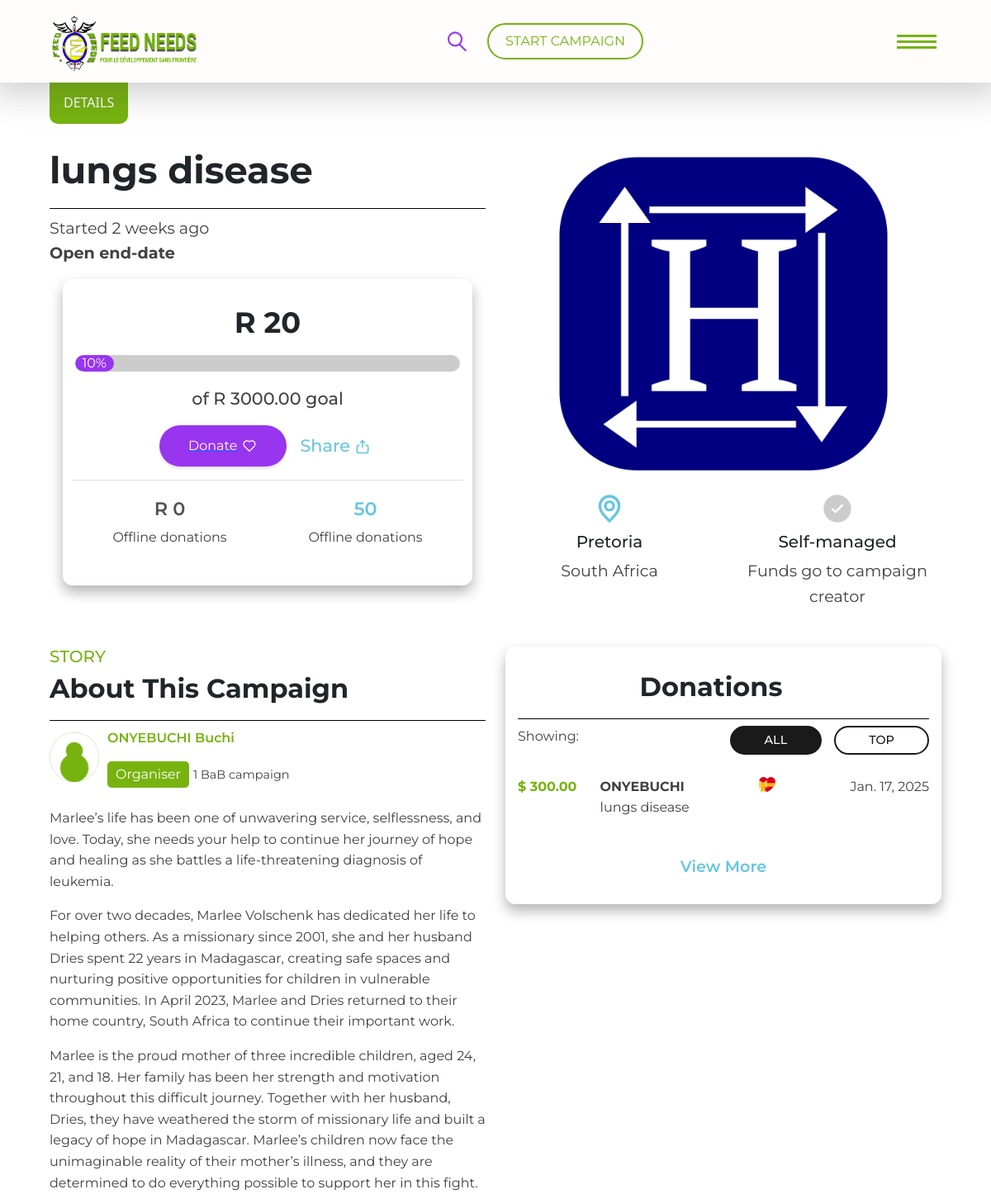
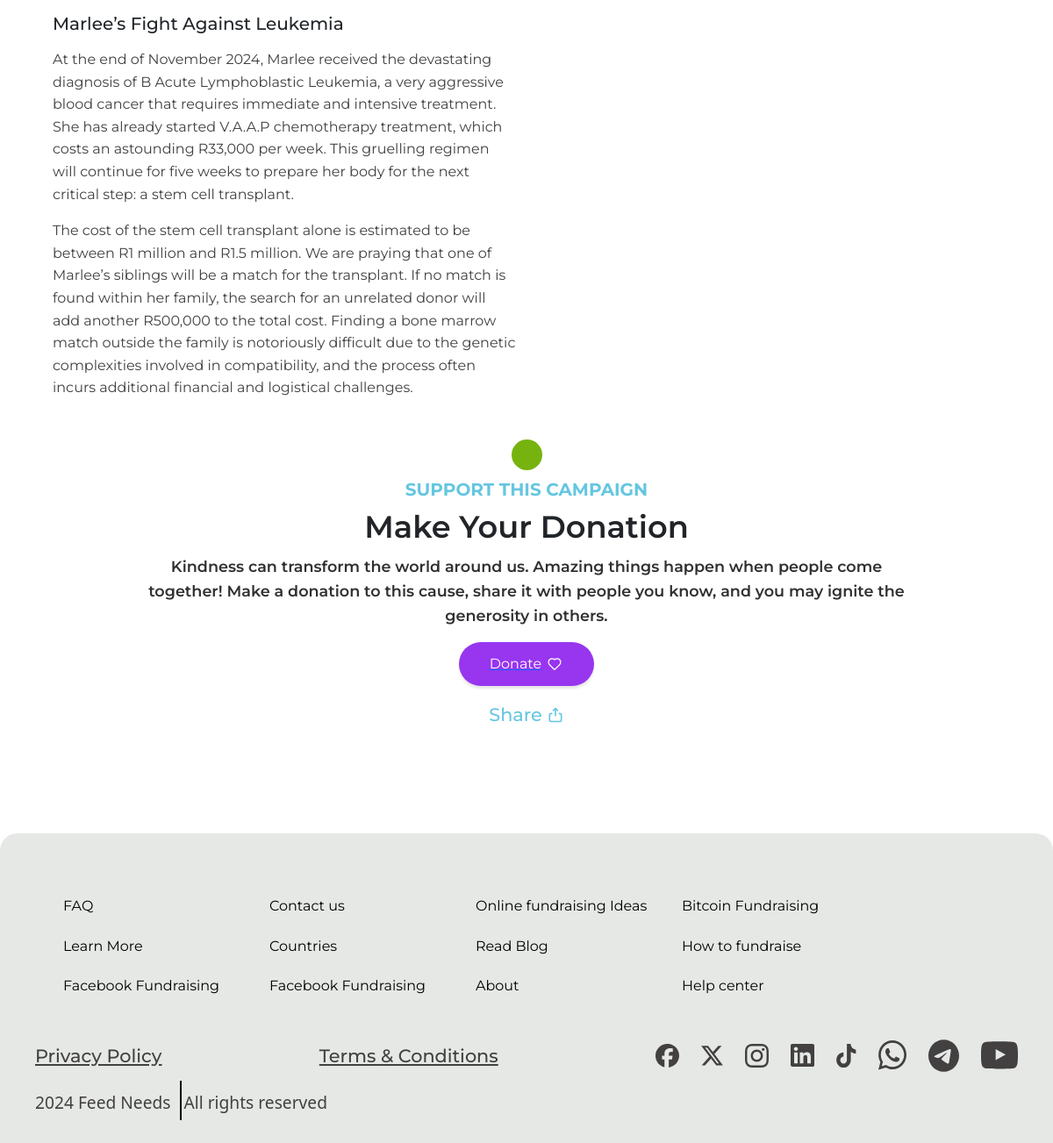
The app's page /details/yKRNaapviVwRSyyCX8Uu2heZJ8I1RiaU/ (signed in) with its own data (2 pictures, top to bottom).
### base/models.py (models this page shows, shortened)
class Campaign(models.Model):
    CATEGORY_CHOICES = [
        ('organisation/charity/npo/pbo', 'Organisation/Charity/NPO/PBO'),
        ('in loving memory of', 'In Loving Memory Of'),
        ('fire/drought/disaster/support', 'Fire/Drought/Disaster/Support'),
        ('education & training', 'Education & Training'),
        ('sport', 'sport'),
        ('Social welfare/commnity development/support', 'Social Welfare/Commnity Development/Support'),
        ('youth', 'youth'),
        ('arts & culture', 'Arts & Culture'),
        ('Nature conservation', 'Nature Conservation'),
        ('Animal Welfare/outreach', 'Animal Welfare/Outreach'),
        ('Vehicle', 'Vehicle'),
        ('Home', 'Home'),
        ('Business/App', 'Business/App'),
        ('legal', 'Legal'),
        ('Other', 'Other'),
    ]
    EVENT_CHOICE  = [
        ('aQuelle Midmar Mile 2025', 'aQuelle Midmar Mile 2025'),
        ('Hyrox johannesburg|Season 24/25', 'Hyrox johannesburg|Season 24/25'),
        ('vusa24', 'vusa24'),
        ('Comrades 2024', 'Comrades 2024'),
        ('WESEEYOU EVENT', 'WESEEYOU EVENT'),
        ('AMASHOVA DURBA CLASSIC', 'AMASHOVA DURBA CLASSIC'),
        ('IRONMAN 70.3 -2024', 'IRONMAN 70.3 -2024'),
        ('ANNUAL KIDS CHRISTMAS PARTY', 'ANNUAL KIDS CHRISTMAS PARTY'),
        ('aQuelle Midmar Mile 2025', 'aQuelle Midmar Mile 2025'),
    ]
    SECTOR_CHOICE = [
        ('child welfare','Child Welfare'),
        ('education','Education'),
        ('Community development','Community Development'),
        ('Environmental','Environmental'),
        ('Health','Health'),
        ('medical','Medical'),
    ]
    campaign_name = models.CharField( max_length=50)
    monetary = models.DecimalField( max_digits=15, decimal_places=2)
    category = models.CharField(max_length=100 , choices= CATEGORY_CHOICES)
    story = models.TextField()
    sector = models.CharField(max_length=100, choices=SECTOR_CHOICE, null=True)
    event = models.CharField(max_length=100, choices=EVENT_CHOICE)
    start_date = models.DateTimeField(auto_now_add=True)
    end_date = models.DateTimeField(auto_now_add=True)
    images = models.ImageField(upload_to='images/')
    video_url = models.URLField(max_length=1000 , blank=True)
    social_link  = models.URLField( max_length=1000, blank=True)
    address = models.CharField(max_length=100,null=True)
    address1 = models.CharField(max_length=100)
    city  = models.CharField( max_length=100)
    zipcode = models.CharField( max_length=50)
    state = models.CharField(max_length=50)
    country = CountryField(blank_label='(select country)', null=True, blank=True)
    organization_payment = models.BooleanField(default=False)
    single_payment = models.BooleanField(default=False)
    is_featured = models.BooleanField(default=False)
    user = models.ForeignKey(CustomUser, on_delete=models.CASCADE,blank=True,null=True)
    goal = models.DecimalField(max_digits=10, decimal_places=2,default=0.00)
    token = models.CharField( max_length=32, unique=True, blank=True, default=generate_unique_token)
    is_launch =models.BooleanField(default=False)
    is_status = models.BooleanField(default=False)
    is_emergency =models.BooleanField(default=False)

class CustomUser(AbstractUser):
    phone_number = models.CharField(max_length=15, null=True, blank=True)

class Donation(models.Model):
    user = models.ForeignKey(CustomUser, on_delete=models.CASCADE, related_name="donations")
    campaign = models.ForeignKey("Campaign", on_delete=models.CASCADE, related_name="donations")
    amount = models.DecimalField(max_digits=15, decimal_places=2, default=Decimal('0.00'))
    message = models.TextField(blank=True, null=True)  # Optional message from the donor
    created_at = models.DateTimeField(auto_now_add=True)

### base/views.py (the view)
# urls.py: path('details/<str:token>/',details,name="details"),
@login_required(login_url="login")
def details(request, token):
    campaign_details = get_object_or_404(Campaign, token=token)
    donation = Donation.objects.filter(campaign=campaign_details)
    total_donations = campaign_details.donations.aggregate(Sum('amount'))['amount__sum'] or 0
    percentage_achieved = (
        (total_donations / campaign_details.monetary) * 100
        if campaign_details.monetary > 0 else 0
    )
    context = {
        'campaign_details': campaign_details,
        'total_donations': total_donations,
        'percentage_achieved': percentage_achieved,
        'donation':donation
    }
    return render(request, 'details.html', context)

### base/templates/details.html (shortened to what this page needs)
{% extends "base2.html" %}
{% block content %}
{% load static %}
<head>
	<link
		href="https://cdn.jsdelivr.net/npm/bootstrap@5.3.3/dist/css/bootstrap.min.css"
		rel="stylesheet"
	/>
</head>
		<main class="light-bg-clr pd-down">
			<span class="page-highlight-span">DETAILS</span>
			<div class="details-wrapper">
				<section>
					<div class="row details-hero-section">
						<div class="col-lg-6 content-div">
							<div class="details-title-container">
								<h1 class="details-title-text">{{campaign_details.campaign_name}}</h2>
							</div>
							<span class="details smaller-text fw-400 mt-2">Started {{campaign_details.start_date|timesince}} ago</span>
							<span class="details smaller-text fw-700">Open end-date</span>
							<div class="details-donation-cta-section mt-3 px-md-3">
								<div class="util-box-container">
									<h3 class="text-center donation-price-head-text page-sub-head fw-700">R 20</h3>
									<div data-percent="{{ percentage_achieved|floatformat:0 }}" class="percent-bar my-3 percent-progress">
										<span class="percent-val percent-progress-bar flex-center">{{ percentage_achieved|floatformat:0 }}%</span>
									</div>
									<p class="text-center donation-price-text">of R {{campaign_details.monetary}} goal</p>
									<div class="btn-container flex-center gp-10 my-3">
										<a href="{% url 'donate' campaign_details.token  %}"><button class="donate-btn flex gp-5">
											<span class="text">Donate</span>
											<span class="icon flex-center">
												<img src="{% static '../static/img/svg/love-icon.svg' %}" alt="love icon by svgrepo">
											</span>
										</button>
									</a>
										<button class="share-btn flex gp-5">
											<span class="text">Share</span>
											<span class="icon">
											</span>
										</button>
									</div>
									<div class="donors-details-wrapper px-2">
										<div class="donors-details-container row">
											<div class="donor-item pt-3 flex-column justify-center offline col-md-6">
												<h5>R 0</h5>
												<p class="donor-item-text">Offline donations</p>
											</div>
											<div class="donor-item pt-3 flex-column justify-center unique col-md-6">
												<h5>50</h5>
												<p class="donor-item-text">Offline donations</p>
											</div>
										</div>
									</div>
								</div>
							</div>
						</div>
						<div class="col-lg-6 details graphics-div">
							<div class="img-container">
								<img class="details-img " src="{{campaign_details.images.url}}" alt="Details picture">
							</div>
							<div class="row mt-3">
								<div class="col-sm-6 text-center details-location-container">
									<span class="icon flex-center">
									</span>
									<h5 class="page-micro-head my-2">Pretoria</h5>
									<p class="smaller-text">South Africa</p>
								</div>
								<div class="col-sm-6 text-center details-manage-container">
									<span class="icon flex-center">
									</span>
									<h5 class="page-micro-head my-2">Self-managed</h5>
									<p class="smaller-text">Funds go to campaign creator</p>
								</div>
							</div>
						</div>
					</div>
				</section>
				<section>
					<div class="row about-section-wrapper">
						<div class="col-lg-6 about-content-container">
							<h5 class="about-campaign page-micro-head highlight-span-clr">STORY</h5>
							<div class="details-title-container">
								<h3 class="about-campaign details-title-text">About This Campaign</h3>
							</div>
							<div class="flex gp-10">
								<img class="about-campaign profile-img" src="{% static '../static/img/profile-img.png' %}" alt="">
								<div class="about-campaign-profile-content flex-column align-start py-2 ">
									<p class="profile-name highlight-span-clr fw-600">{{campaign_details.user.first_name|capfirst}} {{campaign_details.user.last_name|capfirst}}</p>
									<div class="flex gp-5">
										<span class="about-campaign title-span">Organiser</span>
										<span class="smallest-text">1 BaB campaign</span>
									</div>
								</div>
							</div>
							<div class="mt-3">
								<p class="">Marlee’s life has been one of unwavering service, selflessness, and love. Today, she needs your help to continue her journey of hope and healing as she battles a life-threatening diagnosis of leukemia.</p>
								<p class="mt-3">For over two decades, Marlee Volschenk has dedicated her life to helping others. As a missionary since 2001, she and her husband Dries spent 22 years in Madagascar, creating safe spaces and nurturing positive opportunities for children in vulnerable communities. In April 2023, Marlee and Dries returned to their home country, South Africa to continue their important work.</p>
								<p class="mt-3">Marlee is the proud mother of three incredible children, aged 24, 21, and 18. Her family has been her strength and motivation throughout this difficult journey. Together with her husband, Dries, they have weathered the storm of missionary life and built a legacy of hope in Madagascar. Marlee’s children now face the unimaginable reality of their mother’s illness, and they are determined to do everything possible to support her in this fight.</p>
								<div class="mt-3">
									<h5>Marlee’s Fight Against Leukemia</h5>
									<p class="mt-3">At the end of November 2024, Marlee received the devastating diagnosis of B Acute Lymphoblastic Leukemia, a very aggressive blood cancer that requires immediate and intensive treatment. She has already started V.A.A.P chemotherapy treatment, which costs an astounding R33,000 per week. This gruelling regimen will continue for five weeks to prepare her body for the next critical step: a stem cell transplant.</p>
									<p class="mt-3">The cost of the stem cell transplant alone is estimated to be between R1 million and R1.5 million. We are praying that one of Marlee’s siblings will be a match for the transplant. If no match is found within her family, the search for an unrelated donor will add another R500,000 to the total cost. Finding a bone marrow match outside the family is notoriously difficult due to the genetic complexities involved in compatibility, and the process often incurs additional financial and logistical challenges.</p>
								</div>
							</div>
						</div>
						<div class="col-lg-6">
							<div class="about-campaign-donation util-box-container">
								<div class="about-campaign-donation details-title-container">
									<h3 class="about-campaign details-title-text text-center">Donations</h3>
								</div>
								<div class="flex-between mt-2">
									<span>Showing:</span>
									<div class="category-btn-container flex gp-15">
										<button class="category-btn active">ALL</button>
										<button class="category-btn">TOP</button>
									</div>
								</div>
								<div class="user-donation-container mt-3">
								    {% if donation  %}
									{%  for donation in donation %}
									<div class="user-donation-item flex-between">
										<div class="price">
											<span class="fw-700 highlight-span-clr">$ {{donation.amount}}</span>
										</div>
										<div class="details-container">
											<div class="flex-between">
												<span class="fw-700">{{donation.user.first_name}}</span>
												<img title="Platform fee covered" class="donation-icon" src="{% static '../static/img/heart-with-ribbon.png' %}" alt="Heart with ribbon from svgrepo">
												<span>{{donation.created_at|date}}</span>
											</div>
											<div>
												<p>{{donation.campaign.campaign_name}}</p>
											</div>
										</div>
									</div>
                                    {%endfor%}
								  {% endif %}
								</div>
								<div class="view-more-container text-center mt-3">
									<span class="view-more-text">View More</span>
								</div>
							</div>
						</div>
					</div>
				</section>
				<section class="make-donation-section">
					<div class="text-center make-donation-container">
						<div class="small-circle"></div>
						<h5 class="support-text mt-2">SUPPORT THIS CAMPAIGN</h5>
						<h3 class="page-sub-head mt-2">Make Your Donation</h3>
						<p class="bold-p mt-2">Kindness can transform the world around us. Amazing things happen when people come together! Make a donation to this cause, share it with people you know, and you may ignite the generosity in others.</p>
						<div class="flex-column gp-15 align-center mt-3">
							<button class="donate-btn flex gp-5">
								<a href="{% url 'donate' campaign_details.token  %}"><span class="text">Donate</span></a>
								<span class="icon flex-center">
									<img src="{% static '../static/img/svg/love-icon.svg' %}" alt="love icon by svgrepo">
								</span>
							</button>
							<button class="share-btn flex gp-5">
								<span class="text">Share</span>
								<span class="icon">
								</span>
							</button>
						</div>
					</div>
				</section>
			</div>
		</main>
{% endblock %}

### base/static/css/util-text.css (style rules this page uses)
.page-sub-head { font-weight: 600; font-size: 2.2rem; margin: 0px; line-height: 1.3; }
.fw-400 { font-weight: 400!important; }
.fw-600 { font-weight: 600!important; }
.fw-700 { font-weight: 700!important; }
.bold-p { color: hsla(0, 0%, 10%, 0.9); margin: 0; font-weight: 600; font-size: 1.1rem; }

### base/static/css/util-layout.css (style rules this page uses)
.flex { display: flex; align-items: center; }
.flex-center { display: flex; align-items: center; justify-content: center; }
.flex-between { display: flex; justify-content: space-between; }
.flex-column { display: flex; flex-direction: column; justify-content: center; align-items: center; }
.gp-5 { gap: 5px; }
.gp-10 { gap: 10px; }
.gp-15 { gap: 15px; }
.align-start { align-items: start !important; }
.align-center { align-items: center !important; }
.justify-center { justify-content: center !important; }

### records on screen
Campaign: campaign_name "lungs disease", start_date "2 weeks", monetary "3000.00", images (picture), user.first_name "ONYEBUCHI", user.last_name "Buchi"
Donation: amount "300.00", user.first_name "ONYEBUCHI", created_at "Jan. 17, 2025", campaign.campaign_name "lungs disease"

### other values on screen
{{ percentage_achieved|floatformat:0 }} "10"
